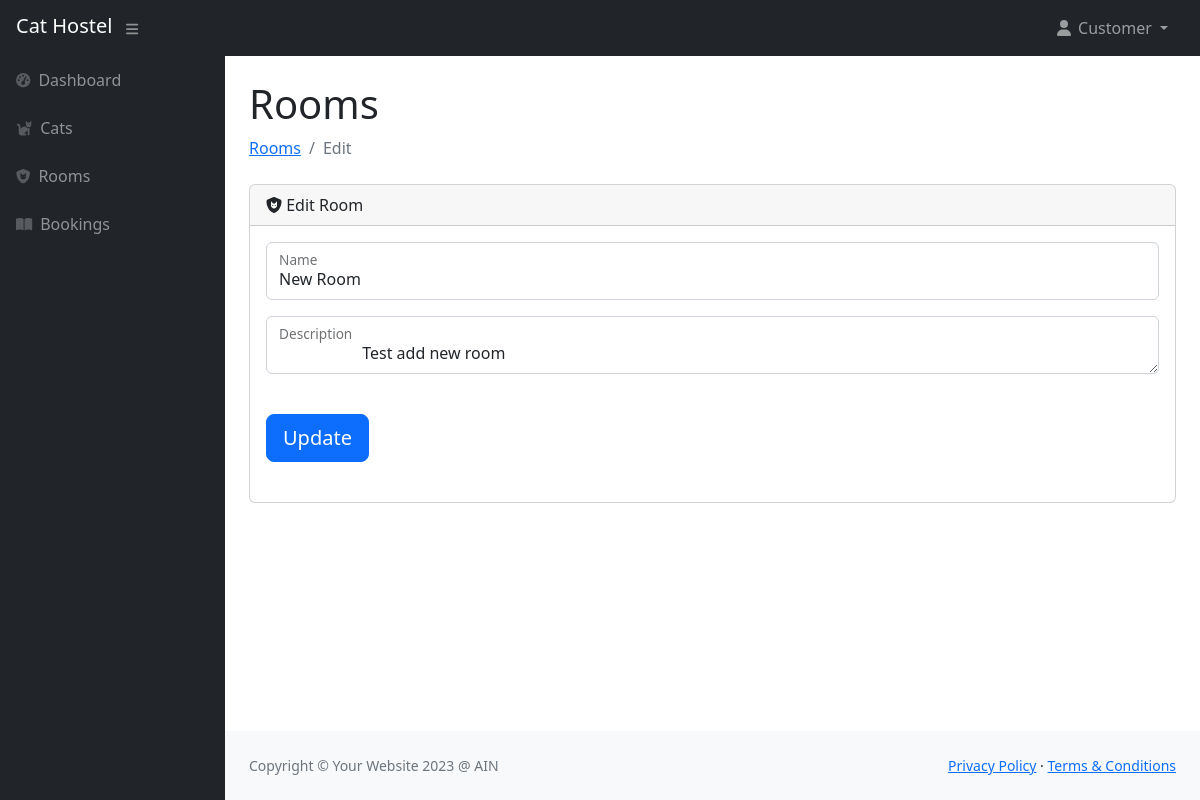
The app's page /rooms_edit.php?room_id=2 (signed in), older data.
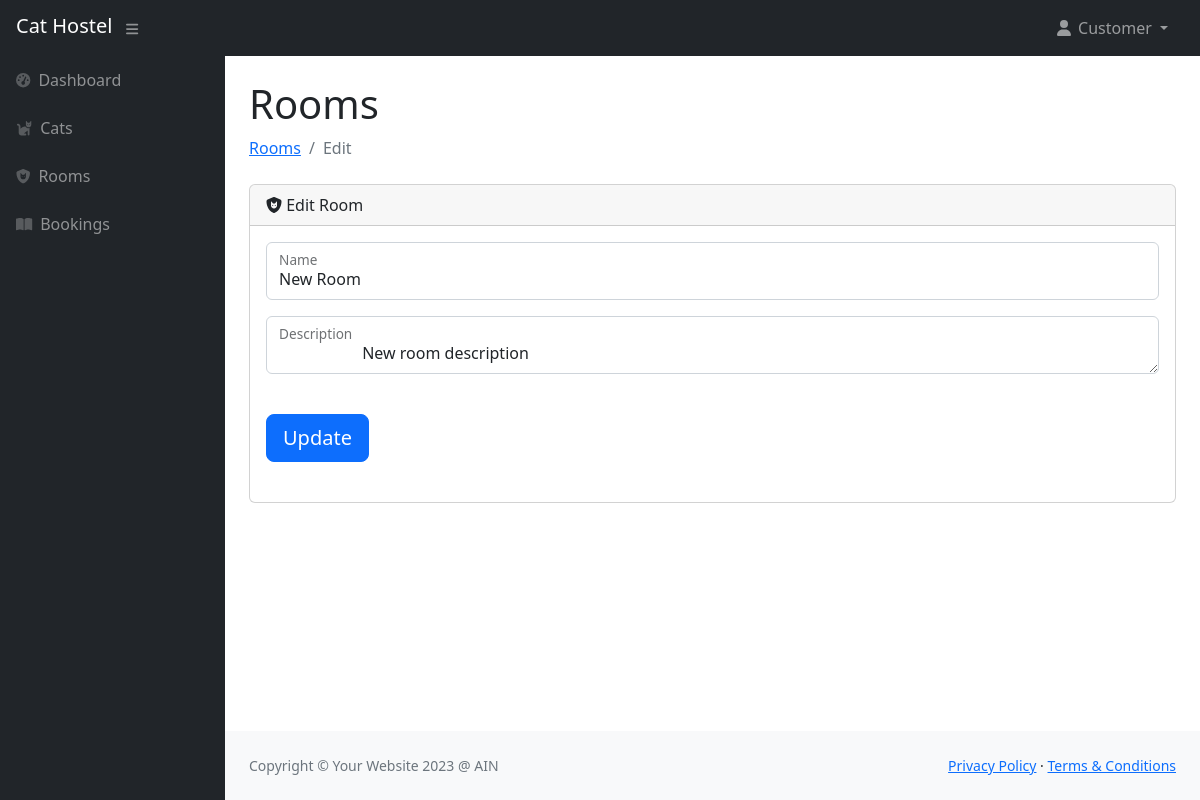
The same page, newer data.
### tables this page shows
CREATE TABLE `Room` (
  `room_id` int NOT NULL,
  `room_name` varchar(50) NOT NULL,
  `room_description` varchar(255) DEFAULT NULL
);

### rooms_edit.php (the view, shortened to what this page needs)
<?php
include 'layout/user/header_user.php';
if (isset($_GET['room_id'])) {
  $room_id = $_GET['room_id'];
  $sql = "SELECT * FROM room WHERE room_id='{$room_id}'";
  $result = mysqli_query($conn, $sql);
  $row  = mysqli_fetch_array($result);
}
?>
<div id="layoutSidenav_content">
  <main>
    <div class="container-fluid px-4">
      <h1 class="mt-4">Rooms</h1>
      <ol class="breadcrumb mb-4">
        <li class="breadcrumb-item"><a href="/rooms.php">Rooms</a></li>
        <li class="breadcrumb-item active">Edit</li>
      </ol>
      <div class="card mb-4">
        <div class="card-header">
          <i class="fa-solid fa-shield-cat"></i>
          Edit Room
        </div>
        <div class="card-body">
          <form action="rooms_edit.php" method="POST">
            <div class="row">
              <div class="col">
                <div class="form-floating mb-3">
                  <input class="form-control" id="name" name="name" type="text" placeholder="Name" required value="<?php echo $row["room_name"] ?>" />
                  <label for="name">Name</label>
                </div>
              </div>
            </div>
            <div class="row">
              <div class="col">
                <div class="form-floating mb-3">
                  <textarea class="form-control" id="description" name="description" placeholder="Description">
                    <?php echo $row["room_description"] ?>
                  </textarea>
                  <label for="description">Description</label>
                </div>
              </div>
            </div>
            <div class="d-flex align-items-center justify-content-start mt-4 mb-4">
              <button class="btn btn-primary btn-lg" type="submit" name="update-button">Update</button>
            </div>
          </form>
        </div>
      </div>
    </div>
  </main>
  <?php
  include 'layout/user/footer_user.php';
  ?>

Row changes from the older to the newer data that the page shows:
changed room "New Room": description "Test add new room" → "New room description"
